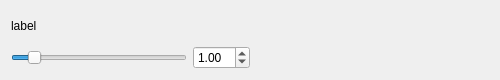
<?xml version="1.0" encoding="UTF-8"?>
<ui version="4.0">
 <class>double_input</class>
 <widget class="QWidget" name="double_input">
  <property name="geometry">
   <rect>
    <x>0</x>
    <y>0</y>
    <width>500</width>
    <height>80</height>
   </rect>
  </property>
  <property name="sizePolicy">
   <sizepolicy hsizetype="Preferred" vsizetype="Preferred">
    <horstretch>0</horstretch>
    <verstretch>0</verstretch>
   </sizepolicy>
  </property>
  <property name="minimumSize">
   <size>
    <width>500</width>
    <height>80</height>
   </size>
  </property>
  <property name="windowTitle">
   <string>Copter GUI</string>
  </property>
  <layout class="QGridLayout" name="gridLayout">
   <item row="1" column="0">
    <layout class="QGridLayout" name="input_layout">
     <item row="0" column="1">
      <widget class="QLabel" name="input_label">
       <property name="text">
        <string>label</string>
       </property>
      </widget>
     </item>
     <item row="1" column="1">
      <widget class="QSlider" name="input_slider">
       <property name="minimumSize">
        <size>
         <width>0</width>
         <height>0</height>
        </size>
       </property>
       <property name="maximumSize">
        <size>
         <width>400</width>
         <height>16777215</height>
        </size>
       </property>
       <property name="maximum">
        <number>1000</number>
       </property>
       <property name="value">
        <number>100</number>
       </property>
       <property name="orientation">
        <enum>Qt::Horizontal</enum>
       </property>
      </widget>
     </item>
     <item row="1" column="2">
      <widget class="QDoubleSpinBox" name="input_spin_box">
       <property name="maximum">
        <double>10.000000000000000</double>
       </property>
       <property name="singleStep">
        <double>0.010000000000000</double>
       </property>
       <property name="value">
        <double>1.000000000000000</double>
       </property>
      </widget>
     </item>
    </layout>
   </item>
   <item row="1" column="1">
    <spacer name="horizontalSpacer">
     <property name="orientation">
      <enum>Qt::Horizontal</enum>
     </property>
     <property name="sizeHint" stdset="0">
      <size>
       <width>40</width>
       <height>20</height>
      </size>
     </property>
    </spacer>
   </item>
  </layout>
 </widget>
 <layoutdefault spacing="6" margin="11"/>
 <resources/>
 <connections/>
</ui>
